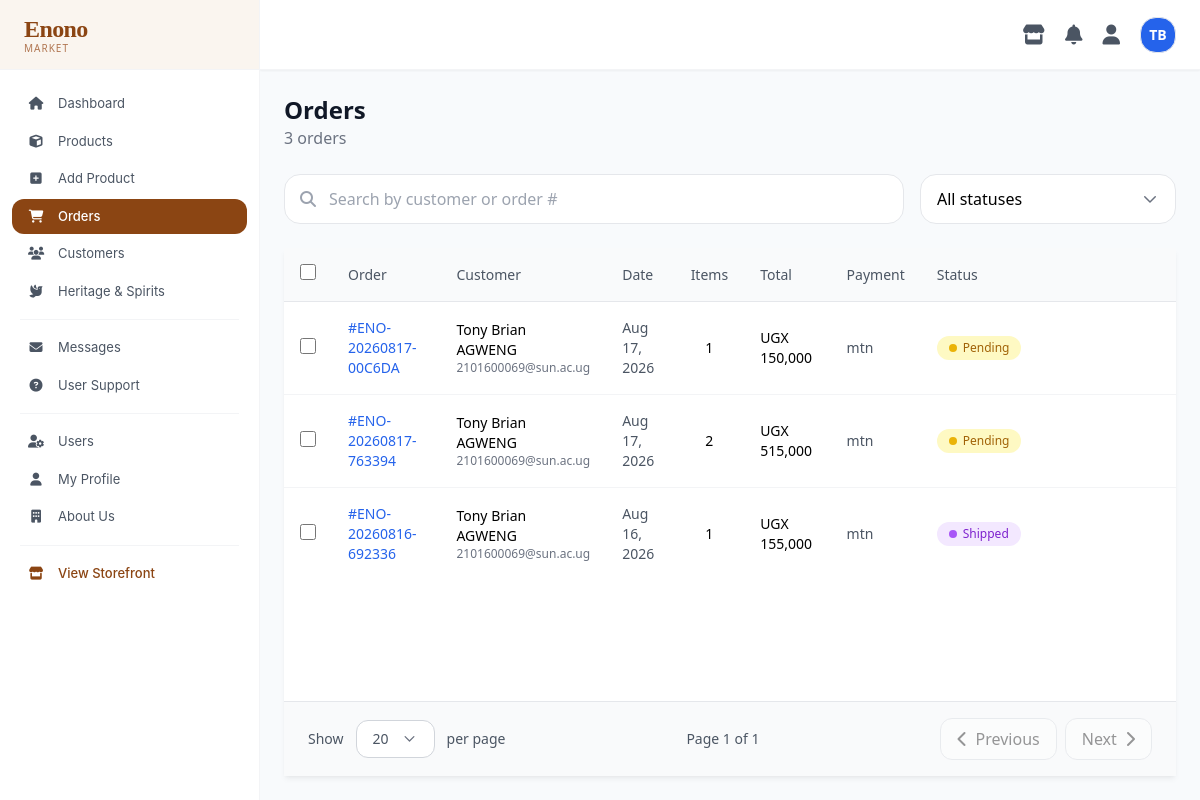
Page /Dashboard/order.php (signed in) on the committed database.
### tables this page shows
CREATE TABLE `orders` (
  `id` bigint(20) NOT NULL,
  `order_number` varchar(30) NOT NULL,
  `user_id` bigint(20) DEFAULT NULL,
  `customer_name` varchar(150) NOT NULL,
  `customer_email` varchar(255) DEFAULT NULL,
  `customer_phone` varchar(30) DEFAULT NULL,
  `status` enum('Pending','Packed','Shipped','Delivered','Cancelled') NOT NULL DEFAULT 'Pending',
  `payment_method` varchar(50) DEFAULT NULL,
  `payment_status` enum('Pending','Paid','Failed','Refunded') DEFAULT 'Pending',
  `subtotal` decimal(12,2) NOT NULL DEFAULT 0.00,
  `shipping_fee` decimal(12,2) NOT NULL DEFAULT 0.00,
  `total` decimal(12,2) NOT NULL DEFAULT 0.00,
  `currency` char(3) DEFAULT 'UGX',
  `shipping_address` text DEFAULT NULL,
  `notes` text DEFAULT NULL,
  `created_at` timestamp NOT NULL DEFAULT current_timestamp(),
  `updated_at` timestamp NOT NULL DEFAULT current_timestamp() ON UPDATE current_timestamp()
);

### Dashboard/order.php (the view, shortened to what this page needs)
<?php
require_once __DIR__ . '/../config/database-connection.php';
$sql = "
    SELECT
        o.id,
        o.order_number,
        o.customer_name,
        o.customer_email,
        o.status,
        o.payment_method,
        o.payment_status,
        o.total,
        o.currency,
        o.created_at,
        (SELECT COUNT(*) FROM order_items oi WHERE oi.order_id = o.id) AS items_count
    FROM orders o
    ORDER BY o.created_at DESC
";
try {
    $stmt = $pdo->query($sql);
    $orders = $stmt->fetchAll(PDO::FETCH_ASSOC);
} catch (PDOException $e) {
    $orders = [];
}
function formatMoney($amount, $currency = 'UGX') {
    return $currency . ' ' . number_format((float)$amount, 0);
}
function formatDate($datetime) {
    return date('M j, Y', strtotime($datetime));
}
?>
<!DOCTYPE html>
<html lang="en">
<head>
    <script src="https://cdn.tailwindcss.com"></script>
    <link rel="stylesheet" href="https://cdnjs.cloudflare.com/ajax/libs/font-awesome/6.7.2/css/all.min.css">
</head>
<body class="flex h-screen overflow-hidden">
    <?php include __DIR__ . '/includes/sidebar.php'; ?>
    <div class="flex-1 flex flex-col h-full overflow-hidden">
        <?php include __DIR__ . '/includes/topbar.php'; ?>
        <div class="flex-1 overflow-hidden p-6 flex flex-col">
            <div class="max-w-7xl mx-auto w-full flex flex-col flex-1 min-h-0">
                <div class="flex justify-between items-center mb-6 flex-shrink-0">
                    <div>
                        <h1 class="text-2xl font-semibold text-gray-900">Orders</h1>
                        <p class="text-gray-500"><span id="totalCount"><?= count($orders) ?></span> orders</p>
                    </div>
                </div>
                <div class="flex flex-col md:flex-row gap-4 mb-6 flex-shrink-0">
                    <div class="flex-1 relative">
                        <i class="fa fa-search absolute left-4 top-1/2 -translate-y-1/2 text-gray-400"></i>
                        <input type="text" id="searchInput"
                               class="w-full pl-11 pr-4 py-3 bg-white border border-gray-200 rounded-2xl focus:outline-none focus:border-blue-500"
                               placeholder="Search by customer or order #"
                               onkeyup="applyFilters()">
                    </div>
                    <div class="w-full md:w-64">
                        <select id="statusFilter"
                                class="w-full px-4 py-3 bg-white border border-gray-200 rounded-2xl focus:outline-none focus:border-blue-500"
                                onchange="applyFilters()">
                            <option value="">All statuses</option>
                        </select>
                    </div>
                </div>
                <div class="card overflow-hidden flex flex-col flex-1 min-h-0">
                    <div class="flex-1 overflow-auto min-h-0">
                        <table class="w-full">
                            <thead class="bg-gray-50 border-b border-gray-200 sticky top-0 z-10">
                                <tr class="text-left text-sm text-gray-600">
                                    <th class="w-10 p-4"><input type="checkbox" id="selectAll" class="w-4 h-4"></th>
                                    <th class="p-4 font-medium">Order</th>
                                    <th class="p-4 font-medium">Customer</th>
                                    <th class="p-4 font-medium">Date</th>
                                    <th class="p-4 font-medium">Items</th>
                                    <th class="p-4 font-medium">Total</th>
                                    <th class="p-4 font-medium">Payment</th>
                                    <th class="p-4 font-medium">Status</th>
                                    <th class="w-32 p-4 font-medium"></th>
                                </tr>
                            </thead>
                            <tbody class="text-sm divide-y divide-gray-100" id="ordersTable">
                                <?php if (empty($orders)): ?>
                                    <tr>
                                        <td colspan="9" class="p-16">
                                            <div class="flex flex-col items-center justify-center text-center">
                                                <img
                                                    src="https://cdn-icons-png.flaticon.com/512/7486/7486744.png"
                                                    alt="No orders"
                                                    class="w-36 h-36 object-contain mb-5 opacity-90"
                                                >
                                                <h3 class="text-lg font-medium text-gray-700 mb-1">No orders yet</h3>
                                                <p class="text-gray-400 text-sm max-w-xs">
                                                    When customers place orders, they will appear here.
                                                </p>
                                            </div>
                                        </td>
                                    </tr>
                                <?php else: ?>
                                    <?php foreach ($orders as $order): ?>
                                        <tr class="group order-row"
                                            data-id="<?= htmlspecialchars($order['order_number']) ?>"
                                            data-customer="<?= htmlspecialchars(strtolower($order['customer_name'])) ?>"
                                            data-email="<?= htmlspecialchars(strtolower($order['customer_email'] ?? '')) ?>"
                                            data-status="<?= htmlspecialchars($order['status']) ?>">
                                            <td class="p-4">
                                                <input type="checkbox" class="w-4 h-4 order-checkbox"
                                                       data-id="<?= (int)$order['id'] ?>">
                                            </td>
                                            <td class="p-4 font-medium">
                                                <a href="process-order.php?id=<?= (int)$order['id'] ?>"
                                                   class="text-blue-600 hover:underline">
                                                    #<?= htmlspecialchars($order['order_number']) ?>
                                                </a>
                                            </td>
                                            <td class="p-4">
                                                <div class="font-medium"><?= htmlspecialchars($order['customer_name']) ?></div>
                                                <div class="text-xs text-gray-500">
                                                    <?= htmlspecialchars($order['customer_email'] ?? '—') ?>
                                                </div>
                                            </td>
                                            <td class="p-4 text-gray-600">
                                                <?= formatDate($order['created_at']) ?>
                                            </td>
                                            <td class="p-4 text-center font-medium">
                                                <?= (int)$order['items_count'] ?>
                                            </td>
                                            <td class="p-4 font-medium">
                                                <?= formatMoney($order['total'], $order['currency']) ?>
                                            </td>
                                            <td class="p-4 text-gray-600">
                                                <?= htmlspecialchars($order['payment_method'] ?? '—') ?>
                                            </td>
                                            <td class="p-4">
                                                <?php
                                                $status = $order['status'];
                                                $badge = match($status) {
                                                    'Delivered'  => 'bg-green-100 text-green-700',
                                                    'Shipped'   => 'bg-purple-100 text-purple-700',
                                                    'Packed'    => 'bg-blue-100 text-blue-700',
                                                    'Pending'   => 'bg-yellow-100 text-yellow-700',
                                                    'Cancelled' => 'bg-red-100 text-red-700',
                                                    default     => 'bg-gray-100 text-gray-700'
                                                };
                                                $dot = match($status) {
                                                    'Delivered'  => 'bg-green-500',
                                                    'Shipped'   => 'bg-purple-500',
                                                    'Packed'    => 'bg-blue-500',
                                                    'Pending'   => 'bg-yellow-500',
                                                    'Cancelled' => 'bg-red-500',
                                                    default     => 'bg-gray-500'
                                                };
                                                ?>
                                                <span class="inline-flex items-center px-3 py-1 rounded-full text-xs font-medium <?= $badge ?>">
                                                    <span class="status-dot mr-1.5 <?= $dot ?>"></span>
                                                    <?= htmlspecialchars($status) ?>
                                                </span>
                                            </td>
                                            <td class="p-4">
                                            </td>
                                        </tr>
                                    <?php endforeach; ?>
                                <?php endif; ?>
                            </tbody>
                        </table>
                    </div>
                    <div class="flex flex-wrap items-center justify-between gap-4 px-6 py-4 border-t bg-gray-50 flex-shrink-0">
                        <div class="flex items-center gap-3 text-sm text-gray-600">
                            <span>Show</span>
                            <select id="pageSize" class="bg-white border border-gray-300 rounded-xl py-2 px-4 focus:outline-none" onchange="changePageSize()">
                                <option value="20" selected>20</option>
                            </select>
                            <span>per page</span>
                        </div>
                        <div class="flex items-center gap-2 text-sm text-gray-600">
                            <span id="pageInfo">Page 1 of 1</span>
                        </div>
                        <div class="flex items-center gap-2">
                            <button id="prevBtn" onclick="changePage(-1)"
                                    class="px-4 py-2 rounded-xl border border-gray-300 bg-white hover:bg-gray-100 disabled:opacity-40 disabled:cursor-not-allowed">
                                <i class="fa fa-chevron-left mr-1"></i> Previous
                            </button>
                            <button id="nextBtn" onclick="changePage(1)"
                                    class="px-4 py-2 rounded-xl border border-gray-300 bg-white hover:bg-gray-100 disabled:opacity-40 disabled:cursor-not-allowed">
                                Next <i class="fa fa-chevron-right ml-1"></i>
                            </button>
                        </div>
                    </div>
                </div>
            </div>
        </div>
    </div>
</body>
</html>

### Dashboard/order.php (style rules this page uses)
body { background-color: #f8fafc; }
.card { background: white; border-radius: 0; box-shadow: 0 4px 6px -1px rgb(0 0 0 / 0.05), 0 2px 4px -2px rgb(0 0 0 / 0.05); }
tr { transition: background-color 0.2s; }
.status-dot { display: inline-block; width: 8px; height: 8px; border-radius: 50%; }
select { appearance: none; -webkit-appearance: none; background-repeat: no-repeat; background-position: right 1rem center; background-size: 1.1em; padding-right: 2.75rem !important; }

### rows in the picture
orders: order_number "ENO-20260817-00C6DA", customer_name "Tony Brian AGWENG", customer_email "2101600069@sun.ac.ug", created_at "Aug 17, 2026", items_count "1", formatMoney($order['total'], $order['currency']) "UGX 150,000", payment_method "mtn", status "Pending"
orders: order_number "ENO-20260817-763394", customer_name "Tony Brian AGWENG", customer_email "2101600069@sun.ac.ug", created_at "Aug 17, 2026", items_count "2", formatMoney($order['total'], $order['currency']) "UGX 515,000", payment_method "mtn", status "Pending"
orders: order_number "ENO-20260816-692336", customer_name "Tony Brian AGWENG", customer_email "2101600069@sun.ac.ug", created_at "Aug 16, 2026", items_count "1", formatMoney($order['total'], $order['currency']) "UGX 155,000", payment_method "mtn", status "Shipped"

### other values in the picture
$initials "TB"
count($orders) "3"
